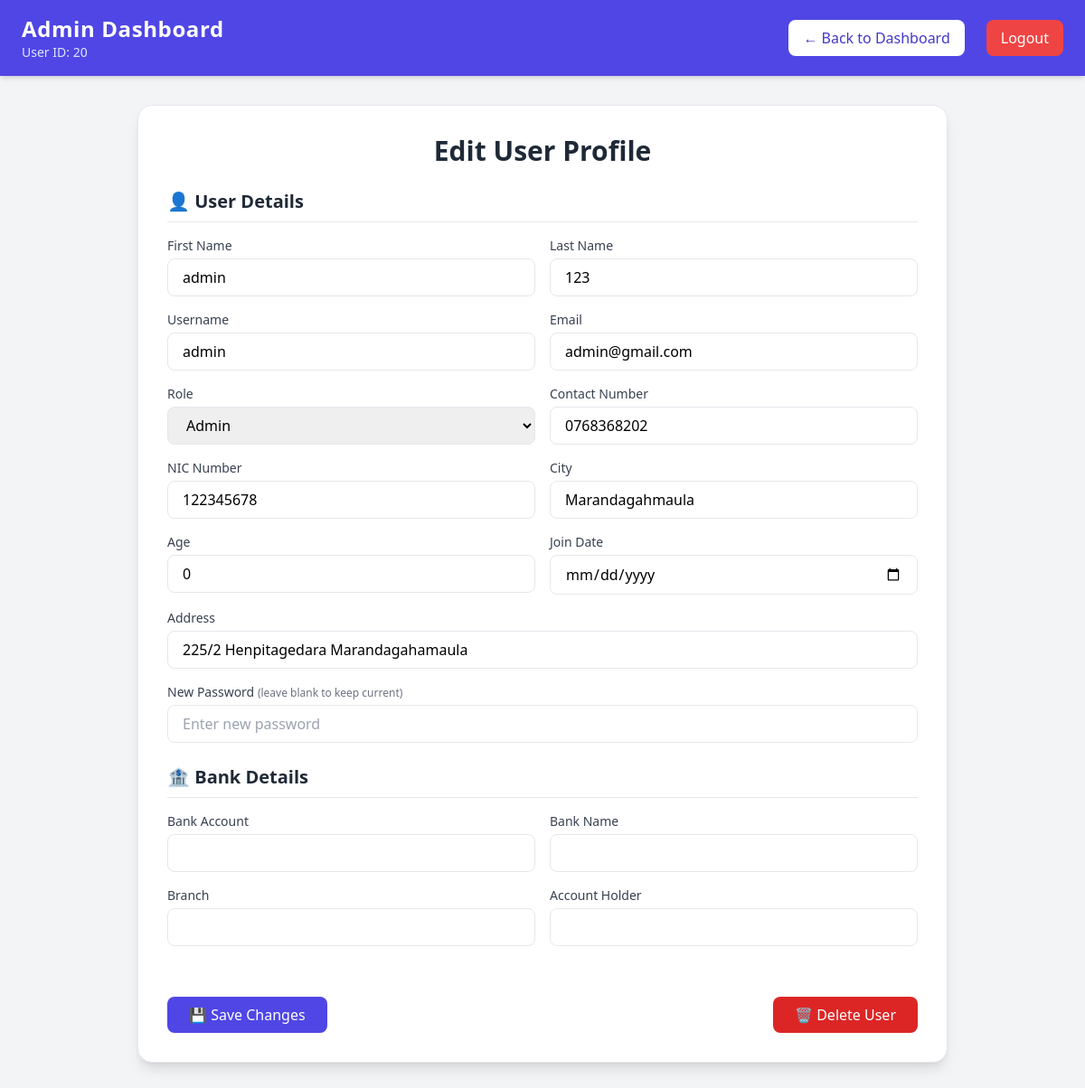
/users/edit_users.php?id=20 (signed in), run on the app's committed database.
### tables this page shows
CREATE TABLE `users` (
  `id` int(11) NOT NULL,
  `first_name` varchar(100) NOT NULL,
  `last_name` varchar(100) NOT NULL,
  `username` varchar(20) NOT NULL,
  `password` varchar(255) NOT NULL,
  `role` enum('admin','rep','representative') NOT NULL,
  `contact_number` varchar(20) DEFAULT NULL,
  `email` varchar(100) NOT NULL,
  `nic_number` varchar(20) NOT NULL,
  `address` varchar(255) DEFAULT NULL,
  `city` varchar(100) DEFAULT NULL,
  `join_date` date DEFAULT NULL,
  `age` int(11) DEFAULT NULL,
  `created_at` timestamp NOT NULL DEFAULT current_timestamp(),
  `bank_account` varchar(50) DEFAULT NULL,
  `bank_name` varchar(100) DEFAULT NULL,
  `branch` varchar(100) DEFAULT NULL,
  `account_holder` varchar(100) DEFAULT NULL
);

### users/edit_users.php (the view, shortened to what this page needs)
<?php
require_once '../config.php';
$id = intval($_GET['id']);
$stmt = $mysqli->prepare("SELECT * FROM users WHERE id = ?");
$stmt->bind_param('i', $id);
$stmt->execute();
$result = $stmt->get_result();
$user = $result->fetch_assoc();
?>
<!DOCTYPE html>
<html lang="en">
<head>
    <script src="https://cdn.tailwindcss.com"></script>
</head>
<body class="bg-gray-100 min-h-screen">
    <?php include '../admin_header.php'; ?>
    <div class="max-w-4xl mx-auto bg-white shadow-lg rounded-2xl p-4 sm:p-8 border border-gray-200 mt-8 mb-12">
        <h1 class="text-2xl sm:text-3xl font-bold text-gray-800 mb-6 text-center">Edit User Profile</h1>
        <form method="POST" class="flex flex-col gap-6">
            <div>
                <h2 class="text-lg sm:text-xl font-semibold text-gray-800 border-b pb-2 mb-4">👤 User Details</h2>
                <div class="grid grid-cols-1 sm:grid-cols-2 gap-4">
                    <div>
                        <label class="block text-sm font-medium text-gray-700 mb-1">First Name</label>
                        <input type="text" name="first_name" value="<?= htmlspecialchars($user['first_name']) ?>"
                            required
                            class="w-full border rounded-lg px-4 py-2 focus:ring-2 focus:ring-indigo-500 focus:outline-none">
                    </div>
                    <div>
                        <label class="block text-sm font-medium text-gray-700 mb-1">Last Name</label>
                        <input type="text" name="last_name" value="<?= htmlspecialchars($user['last_name']) ?>" required
                            class="w-full border rounded-lg px-4 py-2 focus:ring-2 focus:ring-indigo-500 focus:outline-none">
                    </div>
                    <div>
                        <label class="block text-sm font-medium text-gray-700 mb-1">Username</label>
                        <input type="text" name="username" value="<?= htmlspecialchars($user['username']) ?>" required
                            class="w-full border rounded-lg px-4 py-2 focus:ring-2 focus:ring-indigo-500 focus:outline-none">
                    </div>
                    <div>
                        <label class="block text-sm font-medium text-gray-700 mb-1">Email</label>
                        <input type="email" name="email" value="<?= htmlspecialchars($user['email']) ?>" required
                            class="w-full border rounded-lg px-4 py-2 focus:ring-2 focus:ring-indigo-500 focus:outline-none">
                    </div>
                    <div>
                        <label class="block text-sm font-medium text-gray-700 mb-1">Role</label>
                        <select name="role"
                            class="w-full border rounded-lg px-4 py-2 focus:ring-2 focus:ring-indigo-500 focus:outline-none">
                            <option value="admin" <?= $user['role'] === 'admin' ? 'selected' : '' ?>>Admin</option>
                        </select>
                    </div>
                    <div>
                        <label class="block text-sm font-medium text-gray-700 mb-1">Contact Number</label>
                        <input type="text" name="contact_number"
                            value="<?= htmlspecialchars($user['contact_number'] ?? '') ?>"
                            class="w-full border rounded-lg px-4 py-2 focus:ring-2 focus:ring-indigo-500 focus:outline-none">
                    </div>
                    <div>
                        <label class="block text-sm font-medium text-gray-700 mb-1">NIC Number</label>
                        <input type="text" name="nic_number" value="<?= htmlspecialchars($user['nic_number']) ?>"
                            required
                            class="w-full border rounded-lg px-4 py-2 focus:ring-2 focus:ring-indigo-500 focus:outline-none">
                    </div>
                    <div>
                        <label class="block text-sm font-medium text-gray-700 mb-1">City</label>
                        <input type="text" name="city" value="<?= htmlspecialchars($user['city'] ?? '') ?>"
                            class="w-full border rounded-lg px-4 py-2 focus:ring-2 focus:ring-indigo-500 focus:outline-none">
                    </div>
                    <div>
                        <label class="block text-sm font-medium text-gray-700 mb-1">Age</label>
                        <input type="number" name="age" value="<?= htmlspecialchars($user['age'] ?? '') ?>"
                            class="w-full border rounded-lg px-4 py-2 focus:ring-2 focus:ring-indigo-500 focus:outline-none">
                    </div>
                    <div>
                        <label class="block text-sm font-medium text-gray-700 mb-1">Join Date</label>
                        <input type="date" name="join_date" value="<?= htmlspecialchars($user['join_date'] ?? '') ?>"
                            class="w-full border rounded-lg px-4 py-2 focus:ring-2 focus:ring-indigo-500 focus:outline-none">
                    </div>
                    <div class="col-span-1 sm:col-span-2">
                        <label class="block text-sm font-medium text-gray-700 mb-1">Address</label>
                        <input type="text" name="address" value="<?= htmlspecialchars($user['address'] ?? '') ?>"
                            class="w-full border rounded-lg px-4 py-2 focus:ring-2 focus:ring-indigo-500 focus:outline-none">
                    </div>
                    <div class="col-span-1 sm:col-span-2">
                        <label class="block text-sm font-medium text-gray-700 mb-1">
                            New Password <span class="text-gray-500 text-xs">(leave blank to keep current)</span>
                        </label>
                        <input type="password" name="new_password" placeholder="Enter new password"
                            class="w-full border rounded-lg px-4 py-2 focus:ring-2 focus:ring-indigo-500 focus:outline-none">
                    </div>
                </div>
            </div>
            <div>
                <h2 class="text-lg sm:text-xl font-semibold text-gray-800 border-b pb-2 mb-4">🏦 Bank Details</h2>
                <div class="grid grid-cols-1 sm:grid-cols-2 gap-4">
                    <div>
                        <label class="block text-sm font-medium text-gray-700 mb-1">Bank Account</label>
                        <input type="text" name="bank_account"
                            value="<?= htmlspecialchars($user['bank_account'] ?? '') ?>"
                            class="w-full border rounded-lg px-4 py-2 focus:ring-2 focus:ring-indigo-500 focus:outline-none">
                    </div>
                    <div>
                        <label class="block text-sm font-medium text-gray-700 mb-1">Bank Name</label>
                        <input type="text" name="bank_name" value="<?= htmlspecialchars($user['bank_name'] ?? '') ?>"
                            class="w-full border rounded-lg px-4 py-2 focus:ring-2 focus:ring-indigo-500 focus:outline-none">
                    </div>
                    <div>
                        <label class="block text-sm font-medium text-gray-700 mb-1">Branch</label>
                        <input type="text" name="branch" value="<?= htmlspecialchars($user['branch'] ?? '') ?>"
                            class="w-full border rounded-lg px-4 py-2 focus:ring-2 focus:ring-indigo-500 focus:outline-none">
                    </div>
                    <div>
                        <label class="block text-sm font-medium text-gray-700 mb-1">Account Holder</label>
                        <input type="text" name="account_holder"
                            value="<?= htmlspecialchars($user['account_holder'] ?? '') ?>"
                            class="w-full border rounded-lg px-4 py-2 focus:ring-2 focus:ring-indigo-500 focus:outline-none">
                    </div>
                </div>
            </div>
            <div class="flex flex-col sm:flex-row justify-between items-center gap-4 pt-8">
                <button type="submit"
                    class="w-full sm:w-auto px-6 py-2 bg-indigo-600 text-white font-medium rounded-lg hover:bg-indigo-700 transition">
                    💾 Save Changes
                </button>
                <button type="submit" name="delete"
                    onclick="return confirm('⚠️ Are you sure you want to delete this user?')"
                    class="w-full sm:w-auto px-6 py-2 bg-red-600 text-white font-medium rounded-lg hover:bg-red-700 transition">
                    🗑 Delete User
                </button>
            </div>
        </form>
    </div>
</body>
</html>

### data on the page
users: first_name "admin", last_name "123", username "admin", email "admin@gmail.com", role "Admin", contact_number "0768368202", nic_number "122345678", city "Marandagahmaula", age "0", address "225/2 Henpitagedara Marandagahamaula"

### other printed values
$userId "20"
